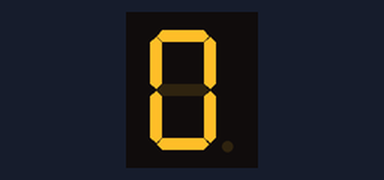
The sketch below on a simulated Arduino Uno, built with avr-gcc and run on an emulated ATmega328P. Shown: 1-digit seven-segment display. Wiring (inferred from the names in the program): 1-digit 7-segment display, segments lit when HIGH: segments pin 2, pin 3, pin 4, pin 5, pin 6, pin 7, pin 8. The segment pins are drawn as the display they are named for.

Above: at 0.1 s.
At 10.1 s:
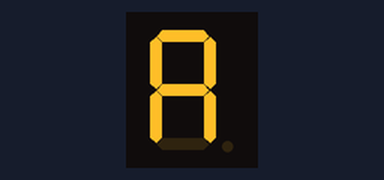
At 12.1 s:
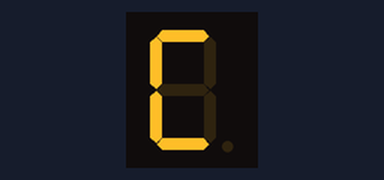
At 13.1 s:
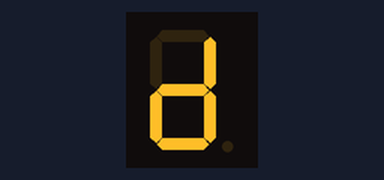
At 14.1 s:
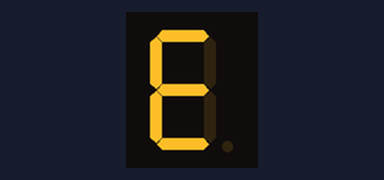
At 15.1 s:
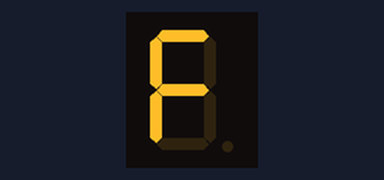

Measured:
- by itself, everything shown: repeats every 16.0 s, in 16 steps
- what the display in image 1 shows lasts 1.0 s, from 10.0 s to 11.0 s

The sketch:

contar_del_0_al_F.ino
```cpp
const int pin[7] = {2, 3, 4, 5, 6, 7, 8};
//                  a, b, c, d, e, f, g


const byte num[16] = {//abcdefg
                      0b0111111, // 0
                      0b0000110, // 1
                      0b1011011, // 2
                      0b1001111, // 3
                      0b1100110, // 4
                      0b1101101, // 5
                      0b1111101, // 6
                      0b0000111, // 7
                      0b1111111, // 8
                      0b1101111, // 9
                      0b1110111, // A
                      0b1111100, // B
                      0b0111001, // C
                      0b1011110, // D
                      0b1111001, // E
                      0b1110001  // F
                      };

void setup() {
  for ( int i = 0; i < 7; i++ ){
    pinMode(pin[i], OUTPUT);
  }

  lightSegments(0);
}

void loop() {
  for (int i = 0; i < 16; i++){
    lightSegments(i);
    delay(1000);
  }

}

//funcion ligySegments
void lightSegments(int numero){
  //rescato el nuemro ingrsado
  byte numerobite = num[numero];
  for (int i = 0; i < 7; i++){
    //consigo los bit de la funcion NUM desde el a->g
    int bit = bitRead(numerobite, i);
    //se enciende el nuemro buscado
    digitalWrite(pin[i], bit);
  }
}
```
